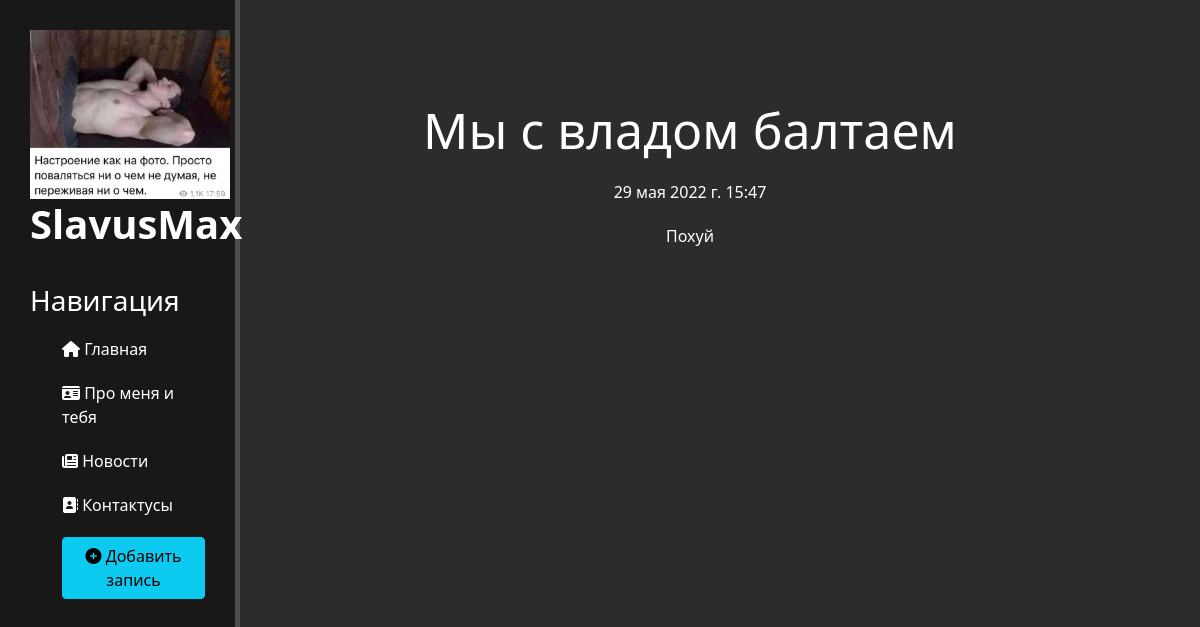
/news/5, run on the app's committed database.
### news/models.py (models this page shows, shortened)
class Articles(models.Model):
    title = models.CharField('Название', max_length=50, default='')
    anounce = models.CharField('Анонс', max_length=250)
    full_text = models.TextField('Статья')
    date = models.DateTimeField('Дата публикации')
    class Meta:
        verbose_name = 'Новость'
        verbose_name_plural = 'Новости'

### news/views.py (the view)
# urls.py: path('<int:pk>', views.NewsDetailView.as_view(), name='news-detail')
class NewsDetailView(DetailView):
    model = Articles
    template_name = 'news/details_view.html'
    context_object_name = 'article'

### news/templates/news/details_view.html (shortened to what this page needs)
{% extends 'main/layout.html' %}
{% block content %}
    <div class="features">
        <h1>{{ article.title }}</h1>
        <p>{{ article.date }}</p>
        <p>{{ article.full_text }}</p>
    </div>
{% endblock %}

### main/static/main/css/main.css (style rules this page uses)
body { background: #2c2c2c; }
main .features { float: left; color: #fff; margin-top: 100px; text-align: center; width: 75%; }
main .features h1 { font-size: 50px; }
main .features p { max-width: 400px; margin: 20px auto }

### data on the page
Articles: title "Мы с владом балтаем", date "29 мая 2022 г. 15:47", full_text "Похуй"
